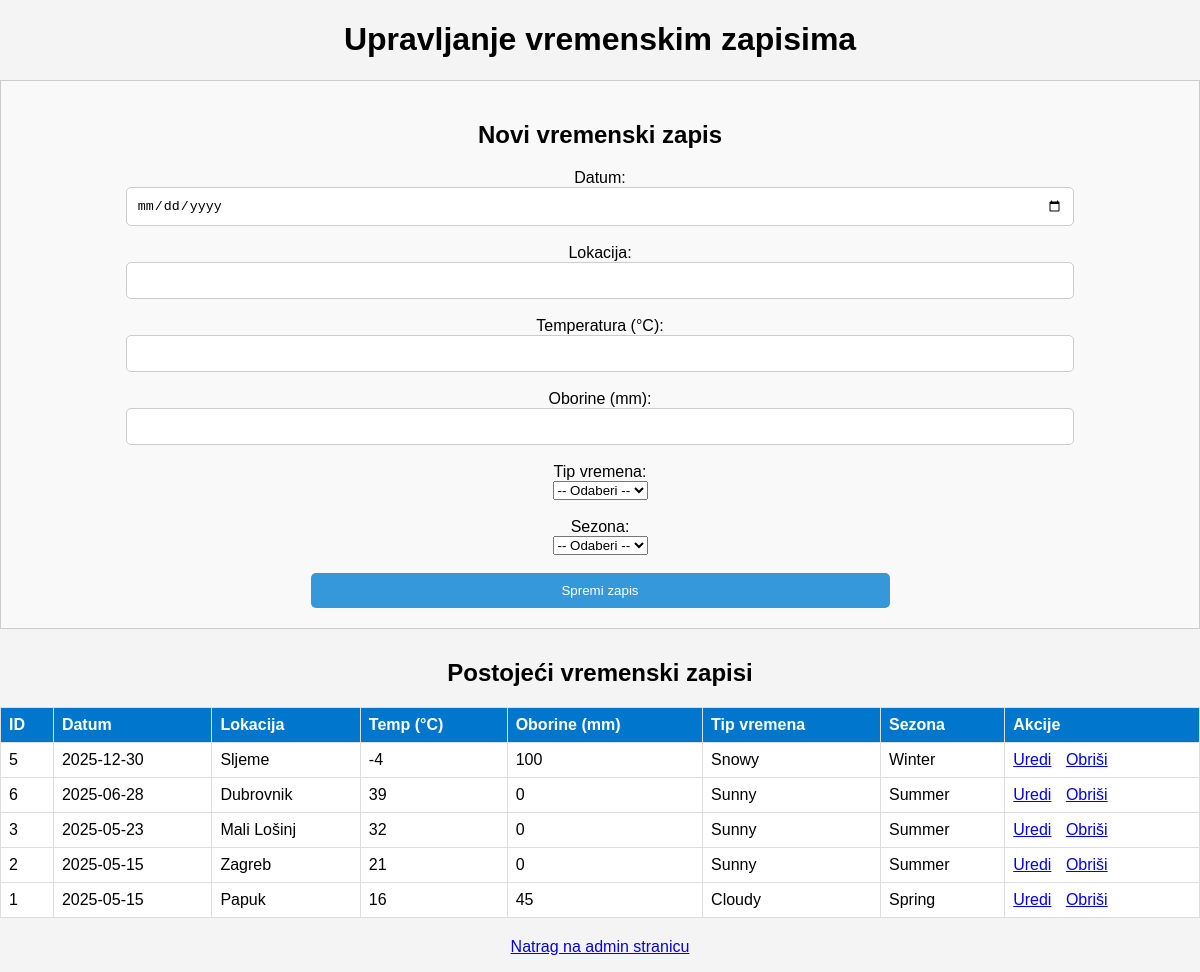
/weather_input.php (signed in), run on the app's committed database.
### tables this page shows
CREATE TABLE `weather_data` (
  `ID` int(11) NOT NULL,
  `location` varchar(100) NOT NULL,
  `date` date NOT NULL,
  `temperature` decimal(10,0) NOT NULL,
  `precipitation` decimal(10,0) NOT NULL,
  `weather_type` enum('Sunny','Rainy','Snowy','Cloudy') NOT NULL,
  `season` enum('Spring','Summer','Autumn','Winter') NOT NULL
);

### weather_input.php (the view, shortened to what this page needs)
<?php
require_once 'includes/db.php';
$greska = '';
$form_mode = 'add';
$current_record = [
    'id' => null,
    'date' => '',
    'location' => '',
    'temperature' => '',
    'precipitation' => '',
    'weather_type' => '',
    'season' => ''
];
$records = [];
$sql_list = "SELECT id, date, location, temperature, precipitation, weather_type, season FROM weather_data ORDER BY date DESC, id DESC";
$result_list = mysqli_query($conn, $sql_list);
if ($result_list) {
    while ($row = mysqli_fetch_assoc($result_list)) {
        $records[] = $row;
    }
} else {
    $greska .= (empty($greska) ? '' : ' ') . "Greška pri dohvaćanju zapisa za listu: " . mysqli_error($conn);
}
?>
<!DOCTYPE html>
<html>
<head>
    <link rel="stylesheet" href="style.css">
</head>
<body>
<h1>Upravljanje vremenskim zapisima</h1>
<?php if ($form_mode === 'add' || $form_mode === 'edit'): ?>
<div class="form-section">
    <h2><?php echo ($form_mode === 'edit') ? 'Uredi zapis (ID: ' . htmlspecialchars($current_record['id']) . ')' : 'Novi vremenski zapis'; ?></h2>
    <form method="POST" action="weather_input.php<?php echo ($form_mode === 'edit' && $current_record['id']) ? '?action=edit&id=' . htmlspecialchars($current_record['id']) : ''; ?>">
        <label>Datum:</label><br>
        <input type="date" name="date" value="<?php echo htmlspecialchars($current_record['date']); ?>" required><br><br>
        <label>Lokacija:</label><br>
        <input type="text" name="location" value="<?php echo htmlspecialchars($current_record['location']); ?>" required><br><br>
        <label>Temperatura (°C):</label><br>
        <input type="number" step="0.1" name="temperature" value="<?php echo htmlspecialchars($current_record['temperature']); ?>" required><br><br>
        <label>Oborine (mm):</label><br>
        <input type="number" step="0.1" name="precipitation" value="<?php echo htmlspecialchars($current_record['precipitation']); ?>" required><br><br>
        <label>Tip vremena:</label><br>
        <select name="weather_type" required>
            <option value="">-- Odaberi --</option>
        </select><br><br>
        <label>Sezona:</label><br>
        <select name="season" required>
            <option value="">-- Odaberi --</option>
        </select><br><br>
        <button type="submit"><?php echo ($form_mode === 'edit') ? 'Ažuriraj zapis' : 'Spremi zapis'; ?></button>
    </form>
</div>
<?php endif; ?>
<h2>Postojeći vremenski zapisi</h2>
<table>
    <thead>
        <tr>
            <th>ID</th>
            <th>Datum</th>
            <th>Lokacija</th>
            <th>Temp (°C)</th>
            <th>Oborine (mm)</th>
            <th>Tip vremena</th>
            <th>Sezona</th>
            <th>Akcije</th>
        </tr>
    </thead>
    <tbody>
        <?php if (empty($records)): ?>
            <tr>
                <td colspan="8">Nema unesenih zapisa.</td>
            </tr>
        <?php else: ?>
            <?php foreach ($records as $rec): ?>
                <tr>
                    <td><?php echo htmlspecialchars($rec['id']); ?></td>
                    <td><?php echo htmlspecialchars($rec['date']); ?></td>
                    <td><?php echo htmlspecialchars($rec['location']); ?></td>
                    <td><?php echo htmlspecialchars($rec['temperature']); ?></td>
                    <td><?php echo htmlspecialchars($rec['precipitation']); ?></td>
                    <td><?php echo htmlspecialchars($rec['weather_type']); ?></td>
                    <td><?php echo htmlspecialchars($rec['season']); ?></td>
                    <td class="action-links">
                        <a href="weather_input.php?action=edit&id=<?php echo $rec['id']; ?>">Uredi</a>
                        <a href="weather_input.php?action=delete&id=<?php echo $rec['id']; ?>" onclick="return confirm('Jeste li sigurni da želite obrisati ovaj zapis?');">Obriši</a>
                    </td>
                </tr>
            <?php endforeach; ?>
        <?php endif; ?>
    </tbody>
</table>
<p><a href="admin.php">Natrag na admin stranicu</a></p>
</body>
</html>

### style.css (style rules this page uses)
body { font-family: Arial, sans-serif; margin: 0; padding: 0; background-color: #f4f4f4; text-align: center; }
table { width: 90%; margin: 0 auto; border-collapse: collapse; background: white; }
th, td { padding: 10px; border: 1px solid #ddd; text-align: center; }
th { background: #0077cc; color: white; }
input, button { width: 80%; padding: 10px; border: 1px solid #ccc; border-radius: 5px; }
button { background-color: #3498db; color: white; border: none; cursor: pointer; width: 50%; }

### weather_input.php (style rules this page uses)
table { width: 100%; border-collapse: collapse; margin-top: 20px; margin-bottom: 20px; }
th, td { border: 1px solid #ddd; padding: 8px; text-align: left; }
.action-links a { margin-right: 10px; }
.form-section { margin-bottom: 30px; padding: 20px; border: 1px solid #ccc; background-color:#f9f9f9; }

### data on the page
weather_data: ID "5", date "2025-12-30", location "Sljeme", temperature "-4", precipitation "100", weather_type "Snowy", season "Winter"
weather_data: ID "6", date "2025-06-28", location "Dubrovnik", temperature "39", precipitation "0", weather_type "Sunny", season "Summer"
weather_data: ID "3", date "2025-05-23", location "Mali Lošinj", temperature "32", precipitation "0", weather_type "Sunny", season "Summer"
weather_data: ID "2", date "2025-05-15", location "Zagreb", temperature "21", precipitation "0", weather_type "Sunny", season "Summer"
weather_data: ID "1", date "2025-05-15", location "Papuk", temperature "16", precipitation "45", weather_type "Cloudy", season "Spring"
